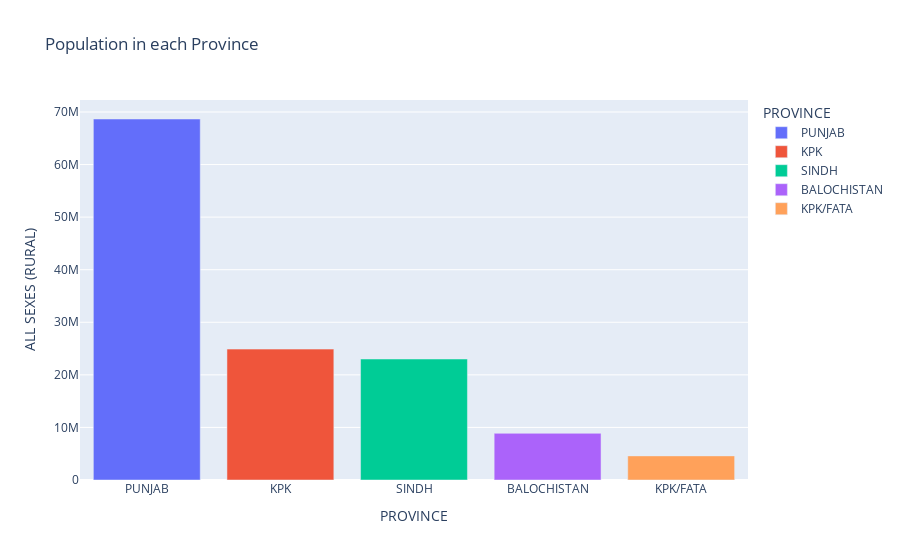

Notebook cell for this chart:
### Code cell
fig = px.bar(all_sexes_rural, x=all_sexes_rural.index, y='ALL SEXES (RURAL)', title="Population in each Province", color=all_sexes_rural.index)
fig.show()

### Figure 1 — Plotly figure (JSON) as saved in the notebook; plotly's stock layout.template omitted (floating-point values rounded to 4 significant figures)
{"data": [{"alignmentgroup": "True", "hovertemplate": "PROVINCE=%{x}<br>ALL SEXES (RURAL)=%{y}<extra></extra>", "legendgroup": "PUNJAB", "marker": {"color": "#636efa", "pattern": {"shape": ""}}, "name": "PUNJAB", "offsetgroup": "PUNJAB", "orientation": "v", "showlegend": true, "textposition": "auto", "type": "bar", "x": ["PUNJAB"], "xaxis": "x", "y": [68662922], "yaxis": "y"}, {"alignmentgroup": "True", "hovertemplate": "PROVINCE=%{x}<br>ALL SEXES (RURAL)=%{y}<extra></extra>", "legendgroup": "KPK", "marker": {"color": "#EF553B", "pattern": {"shape": ""}}, "name": "KPK", "offsetgroup": "KPK", "orientation": "v", "showlegend": true, "textposition": "auto", "type": "bar", "x": ["KPK"], "xaxis": "x", "y": [24892840], "yaxis": "y"}, {"alignmentgroup": "True", "hovertemplate": "PROVINCE=%{x}<br>ALL SEXES (RURAL)=%{y}<extra></extra>", "legendgroup": "SINDH", "marker": {"color": "#00cc96", "pattern": {"shape": ""}}, "name": "SINDH", "offsetgroup": "SINDH", "orientation": "v", "showlegend": true, "textposition": "auto", "type": "bar", "x": ["SINDH"], "xaxis": "x", "y": [23011641], "yaxis": "y"}, {"alignmentgroup": "True", "hovertemplate": "PROVINCE=%{x}<br>ALL SEXES (RURAL)=%{y}<extra></extra>", "legendgroup": "BALOCHISTAN", "marker": {"color": "#ab63fa", "pattern": {"shape": ""}}, "name": "BALOCHISTAN", "offsetgroup": "BALOCHISTAN", "orientation": "v", "showlegend": true, "textposition": "auto", "type": "bar", "x": ["BALOCHISTAN"], "xaxis": "x", "y": [8879634], "yaxis": "y"}, {"alignmentgroup": "True", "hovertemplate": "PROVINCE=%{x}<br>ALL SEXES (RURAL)=%{y}<extra></extra>", "legendgroup": "KPK/FATA", "marker": {"color": "#FFA15A", "pattern": {"shape": ""}}, "name": "KPK/FATA", "offsetgroup": "KPK/FATA", "orientation": "v", "showlegend": true, "textposition": "auto", "type": "bar", "x": ["KPK/FATA"], "xaxis": "x", "y": [4587753], "yaxis": "y"}], "layout": {"barmode": "relative", "legend": {"title": {"text": "PROVINCE"}, "tracegroupgap": 0}, "title": {"text": "Population in each Province"}, "xaxis": {"anchor": "y", "categoryarray": ["PUNJAB", "KPK", "SINDH", "BALOCHISTAN", "KPK/FATA"], "categoryorder": "array", "domain": [0, 1], "title": {"text": "PROVINCE"}, "type": "category", "range": [-0.5, 4.5], "autorange": true}, "yaxis": {"anchor": "x", "domain": [0, 1], "title": {"text": "ALL SEXES (RURAL)"}, "type": "linear", "range": [0, 72276760], "autorange": true}, "autosize": true}}
